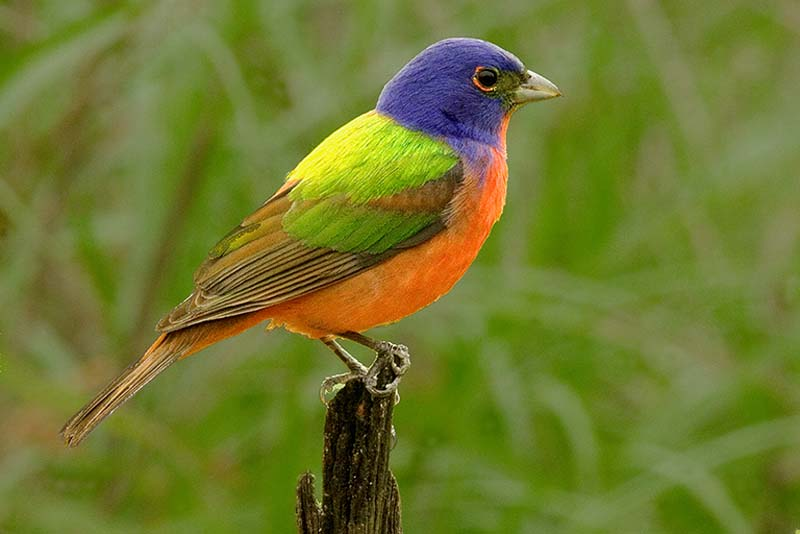
#> input picture pyimagesearch/object-detection-deep-learning/images/bird_01.jpeg, 800 x 534 px, given in place of the camera
$ python motion-detection_mog2.py
#> lines starting #> are read from the running program, lines starting #| are printed output that depends on the picture; after the words box and inside, x2 and y2 are one past the last pixel; in counts of white or black regions, pixels touching at a corner belong together
### src/computervision/utils.py
"""Computervision utility functions."""

from collections import namedtuple
from typing import List, Union, Tuple

Rect = namedtuple("Rect", "x y w h")
RectUnion = Union[Tuple[int, int, int, int], Rect]


# [23 lines left out: functions _rects_overlap, _create_combined_rect, not called in this run]


def combine_rects(rects: List[RectUnion], gap: int = 0) -> List[Rect]:
    """Combine overlapping and adjacent rectangles to bigger rectangles.
    :param rects: List of rectangles
    :param gap: Maximum gap between rectangles for combining
    :return: List of combined rectangles
    """
    rects: List[Rect] = [Rect(x, y, w, h) for (x, y, w, h) in rects]

    # find overlapping rects
    overlap = True
    while overlap:
        overlap = False
        for r0 in rects:
            for r1 in rects:
                if r0 == r1:  # skip same rectangles
                    continue

                if _rects_overlap(r0, r1, g=gap):
                    rects.remove(r0)
                    rects.remove(r1)
                    rects.append(_create_combined_rect(r0, r1))
                    overlap = True
                    break
            if overlap:
                break
    return rects

### scripts/motion-detection_mog2.py
"""Detect objects in motion and mark them with rectangles."""

import imutils
import cv2
from computervision.utils import combine_rects

# minimum object size for motion detection in square pixels
MIN_CONTOUR_AREA = 1500

# capture from camera
cap = cv2.VideoCapture(0)
# create a BackgroundSubtractactor object for detecting motions
fgbg = cv2.createBackgroundSubtractorMOG2(detectShadows=False)

while 1:
    # read and resize frame
    ret, frame = cap.read()
#> frame is the input picture: shape (534, 800, 3); mean B, G, R 47, 120.9, 111.7
    frame = imutils.resize(frame, width=500)
#> frame: shape (333, 500, 3)

    # apply background substractor, add threshold and dilate
    fgmask = fgbg.apply(frame)
#> fgmask: shape (333, 500); every value is 255
    thresh = cv2.threshold(fgmask, 25, 255, cv2.THRESH_BINARY)[1]
    thresh = cv2.dilate(thresh, None, iterations=1)

    # find contours
    cnts = cv2.findContours(thresh.copy(), cv2.RETR_EXTERNAL, cv2.CHAIN_APPROX_SIMPLE)
#> cnts = 1 contour; box (x1, y1, x2, y2) and area: (0, 0, 500, 333) 165668
    cnts = imutils.grab_contours(cnts)
#> cnts = [[[0, 0], [0, 332], [499, 332], [499, 0]]]
    rects = combine_rects([cv2.boundingRect(c) for c in cnts if cv2.contourArea(c) > MIN_CONTOUR_AREA])
#> rects = [(0, 0, 500, 333)]

    for r in rects:
        if r:
            x, y, w, h = r
            cv2.rectangle(frame, (x, y), (x + w, y + h), (0, 255, 0), 2)
#> this loop made 1 pass
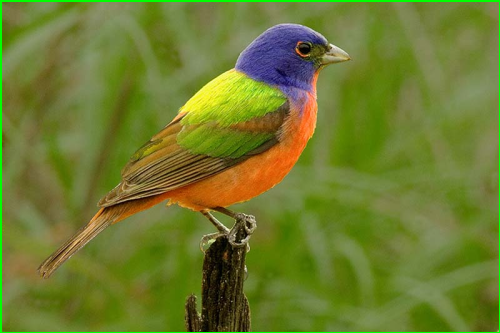
#> frame: shape (333, 500, 3); mean B, G, R 46.2, 122.9, 110.1

    cv2.imshow("frame", frame)
    cv2.imshow('fgbg', fgmask)
    cv2.imshow('thresh', thresh)
    k = cv2.waitKey(30) & 0xff
#> (key q is pressed here)
    if k == ord("q"):
        break

cap.release()
cv2.destroyAllWindows()

$ run again, on pyimagesearch/object-detection-deep-learning/images/bird_02.jpeg
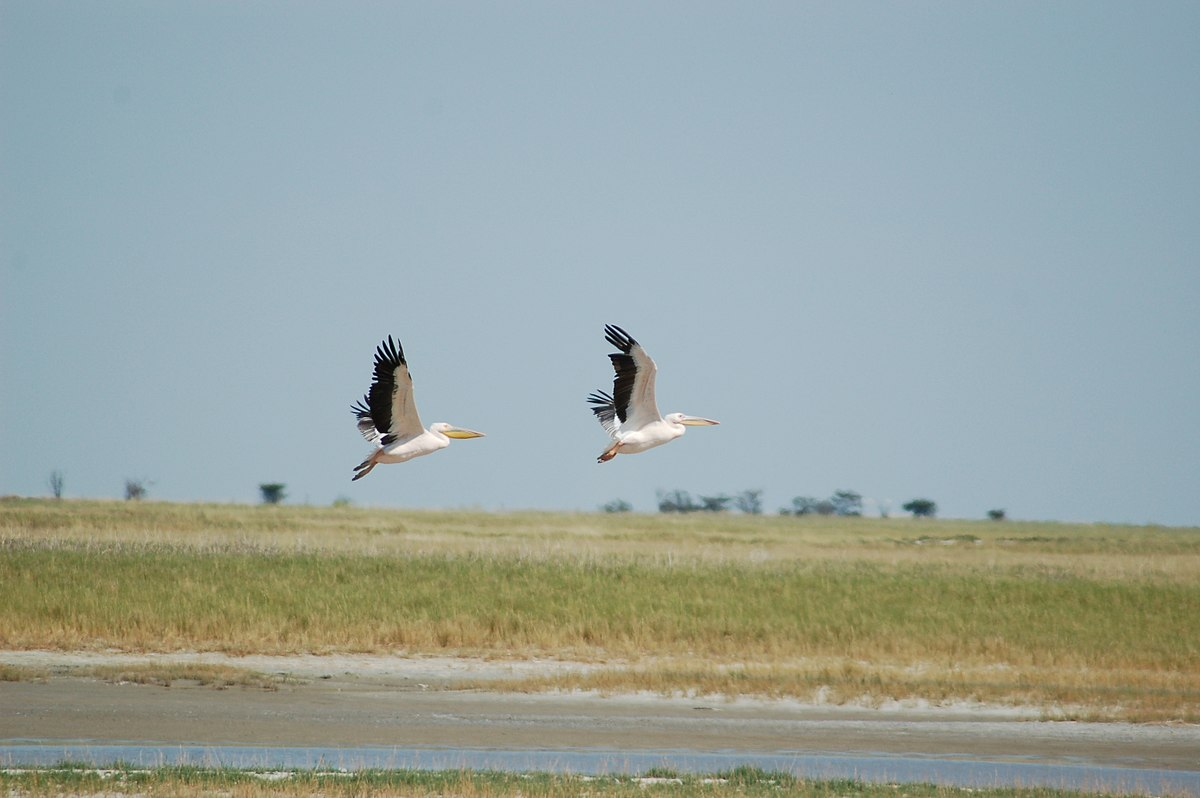
#> input picture pyimagesearch/object-detection-deep-learning/images/bird_02.jpeg, 1200 x 798 px, given in place of the camera
#> frame is the input picture: shape (798, 1200, 3); mean B, G, R 158.9, 164, 152.7
#> fgmask: shape (332, 500); every value is 255
#> `cnts = cv2.findContours(thresh.copy(), cv2.RETR_EXTERNAL, cv2.CHAIN_AP..`: cnts = 1 contour; box (x1, y1, x2, y2) and area: (0, 0, 500, 332) 165169
#> `cnts = imutils.grab_contours(cnts)`: cnts = [[[0, 0], [0, 331], [499, 331], [499, 0]]]
#> rects = [(0, 0, 500, 332)]
#> the loop `for r in rects:` made 1 pass
#> after the loop `for r in rects:`:
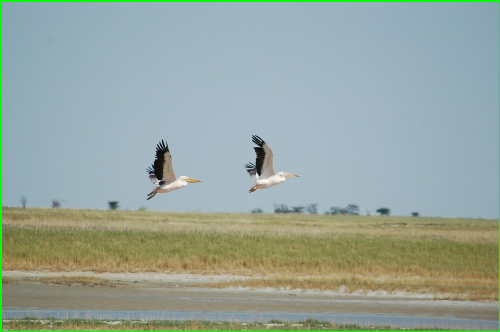
#> frame: shape (332, 500, 3); mean B, G, R 156.6, 165.4, 150.5

$ run again, on pyimagesearch/object-detection-deep-learning/images/example_02.jpg
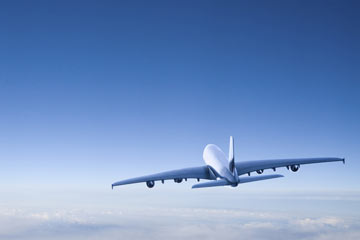
#> input picture pyimagesearch/object-detection-deep-learning/images/example_02.jpg, 360 x 240 px, given in place of the camera
#> frame is the input picture: shape (240, 360, 3); mean B, G, R 194.3, 145.2, 114.2
#> fgmask: shape (333, 500); every value is 255
#> `cnts = cv2.findContours(thresh.copy(), cv2.RETR_EXTERNAL, cv2.CHAIN_AP..`: cnts = 1 contour; box (x1, y1, x2, y2) and area: (0, 0, 500, 333) 165668
#> `cnts = imutils.grab_contours(cnts)`: cnts = [[[0, 0], [0, 332], [499, 332], [499, 0]]]
#> rects = [(0, 0, 500, 333)]
#> the loop `for r in rects:` made 1 pass
#> after the loop `for r in rects:`:
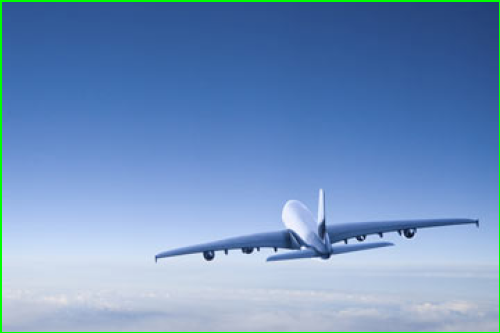
#> frame: shape (333, 500, 3); mean B, G, R 191.6, 147.1, 112.7
